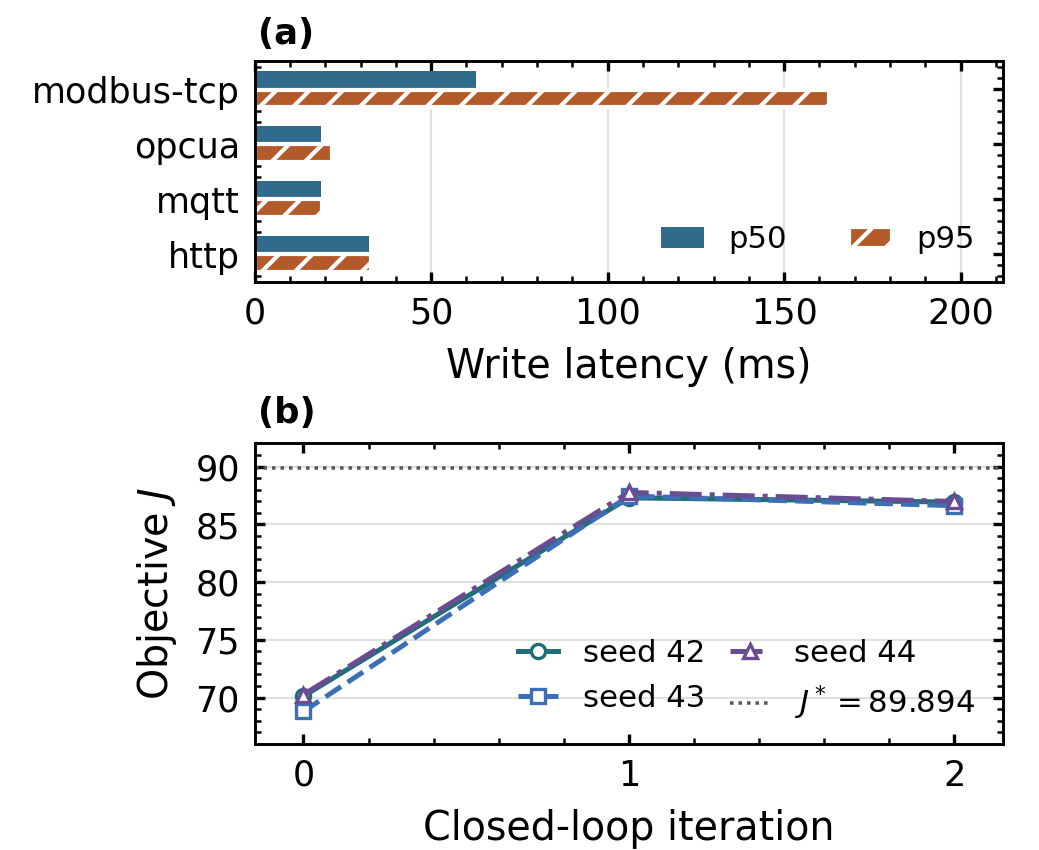

Write Python code to recreate this figure.
"""Generate Fig. 9 from the latest integrated benchmark archive B.

Source: bench/results/20260918043504-bdo/run.json
Output: fig9-latest-benchmark.pdf and fig9-latest-benchmark.png
The script reads the machine-readable run record and asserts the key values
before drawing them. It does not modify the benchmark archive.
"""
from __future__ import annotations

import json
import math
from pathlib import Path

import matplotlib as mpl
import matplotlib.pyplot as plt
import numpy as np


OUT = Path(__file__).resolve().parent
REPO = OUT.parents[3]
RUN = REPO / "bench" / "results" / "20260918043504-bdo" / "run.json"
SUMMARY = REPO / "bench" / "results" / "20260918043504-bdo" / "summary.json"
DATA = json.loads(RUN.read_text(encoding="utf-8"))
SUMMARY_DATA = json.loads(SUMMARY.read_text(encoding="utf-8"))


def close(actual: float, expected: float, tol: float = 1e-9) -> bool:
    return math.isclose(float(actual), expected, rel_tol=0.0, abs_tol=tol)


latency = []
for line in DATA["lines"]:
    if line.get("writeP50") is not None:
        latency.append(
            (
                str(line["protocol"]),
                float(line["writeP50"]),
                float(line["writeP95"]),
            )
        )

expected_latency = [
    ("modbus-tcp", 62.717, 162.607),
    ("opcua", 18.711, 21.899),
    ("mqtt", 18.837, 19.140),
    ("http", 32.273, 32.972),
]
assert len(latency) == len(expected_latency)
for observed, expected in zip(latency, expected_latency):
    assert observed[0] == expected[0]
    assert close(observed[1], expected[1], 5e-4)
    assert close(observed[2], expected[2], 5e-4)

closed = DATA["closedloop"]
assert closed["writeMode"] == "governed"
assert int(closed["agg"]["n"]) == 3
assert close(closed["agg"]["Jstar"], 89.894, 5e-4)
verdict = SUMMARY_DATA["verdict"]
assert int(verdict["pass"]) == 75
assert int(verdict["warn"]) == 0
assert int(verdict["fail"]) == 0

trajectories = {}
for seed in closed["seeds"]:
    points = sorted(seed["traj"], key=lambda item: int(item["iter"]))
    trajectories[int(seed["seed"])] = (
        [int(point["iter"]) for point in points],
        [float(point["J"]) for point in points],
    )
assert set(trajectories) == {42, 43, 44}

MM = 1.0 / 25.4
mpl.rcParams.update(
    {
        "font.family": "sans-serif",
        "font.sans-serif": ["DejaVu Sans"],
        "mathtext.fontset": "dejavusans",
        "font.size": 8.4,
        "axes.labelsize": 9.5,
        "xtick.labelsize": 8.4,
        "ytick.labelsize": 8.4,
        "legend.fontsize": 8.4,
        "axes.linewidth": 0.7,
        "lines.linewidth": 1.2,
        "lines.markersize": 3.4,
        "xtick.direction": "in",
        "ytick.direction": "in",
        "xtick.top": True,
        "ytick.right": True,
        "xtick.major.size": 2.5,
        "ytick.major.size": 2.5,
        "xtick.minor.size": 1.4,
        "ytick.minor.size": 1.4,
        "xtick.minor.visible": True,
        "ytick.minor.visible": True,
        "pdf.fonttype": 42,
        "savefig.dpi": 300,
    }
)

fig = plt.figure(figsize=(88 * MM, 72 * MM))
gs = fig.add_gridspec(
    2,
    1,
    height_ratios=[0.92, 1.25],
    hspace=0.62,
    left=0.245,
    right=0.965,
    top=0.928,
    bottom=0.125,
)
axa = fig.add_subplot(gs[0])
axb = fig.add_subplot(gs[1])

colors = ["#2F6B8A", "#B35A2A"]
y = np.arange(len(latency))
p50 = [item[1] for item in latency]
p95 = [item[2] for item in latency]
axa.barh(y - 0.17, p50, height=0.32, color=colors[0], label="p50")
axa.barh(
    y + 0.17,
    p95,
    height=0.32,
    color=colors[1],
    hatch="///",
    edgecolor="white",
    label="p95",
)
axa.set_yticks(y)
axa.set_yticklabels([item[0] for item in latency])
axa.invert_yaxis()
axa.set_xlim(0, 212)
axa.set_xticks([0, 50, 100, 150, 200])
axa.set_xlabel("Write latency (ms)")
axa.grid(axis="x", color="0.88", linewidth=0.5)
axa.set_axisbelow(True)
axa.legend(loc="lower right", ncol=2, frameon=False, handlelength=1.4,
           fontsize=7.4)
axa.text(0.005, 1.045, "(a)", transform=axa.transAxes, fontweight="bold",
         va="bottom", fontsize=8.5)
for i, (_, p50_value, p95_value) in enumerate(latency):
    pass  # exact per-stack values are carried by Table II in the manuscript

seed_style = {
    42: ("o", "-", "#1F6F78"),
    43: ("s", "--", "#3D6FB5"),
    44: ("^", "-.", "#6A4C93"),
}
for seed, (x_values, y_values) in sorted(trajectories.items()):
    marker, linestyle, color = seed_style[seed]
    axb.plot(
        x_values,
        y_values,
        color=color,
        linestyle=linestyle,
        marker=marker,
        markerfacecolor="white",
        markeredgecolor=color,
        markeredgewidth=0.8,
        label=f"seed {seed}",
    )
axb.axhline(
    float(closed["agg"]["Jstar"]),
    color="0.35",
    linewidth=0.85,
    linestyle=(0, (1, 1.4)),
    label=r"$J^*=89.894$",
)
axb.set_xlim(-0.15, 2.15)
axb.set_ylim(66, 92)
axb.set_xticks([0, 1, 2])
axb.set_yticks([70, 75, 80, 85, 90])
axb.set_xlabel("Closed-loop iteration")
axb.set_ylabel(r"Objective $J$")
axb.grid(axis="y", color="0.88", linewidth=0.5)
axb.set_axisbelow(True)
axb.legend(loc="lower right", bbox_to_anchor=(1.0, -0.02), ncol=2,
           frameon=False, handlelength=1.3, columnspacing=0.8,
           fontsize=7.4)
axb.text(0.005, 1.045, "(b)", transform=axb.transAxes, fontweight="bold",
         va="bottom", fontsize=8.5)

fig.savefig(OUT / "fig9-latest-benchmark.pdf", format="pdf")
fig.savefig(OUT / "fig9-latest-benchmark.png", dpi=300)
print("wrote fig9-latest-benchmark.pdf/.png from", RUN)
